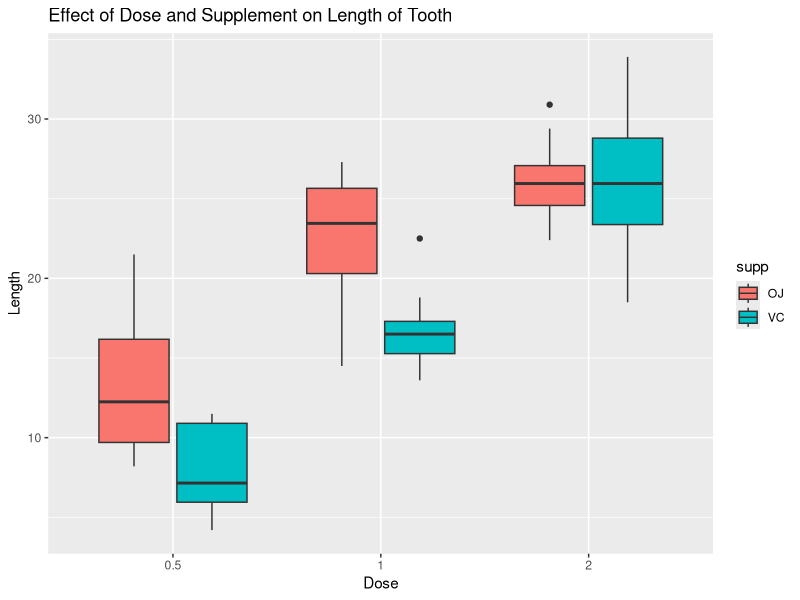
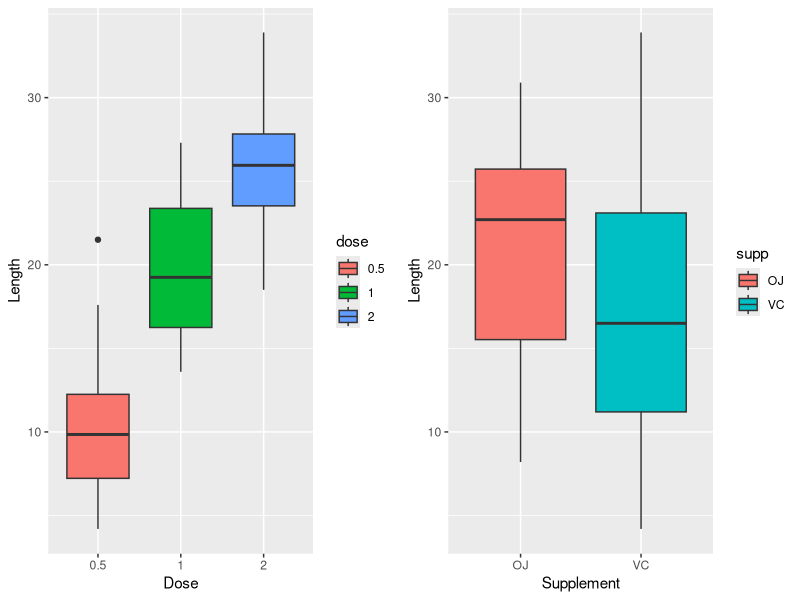
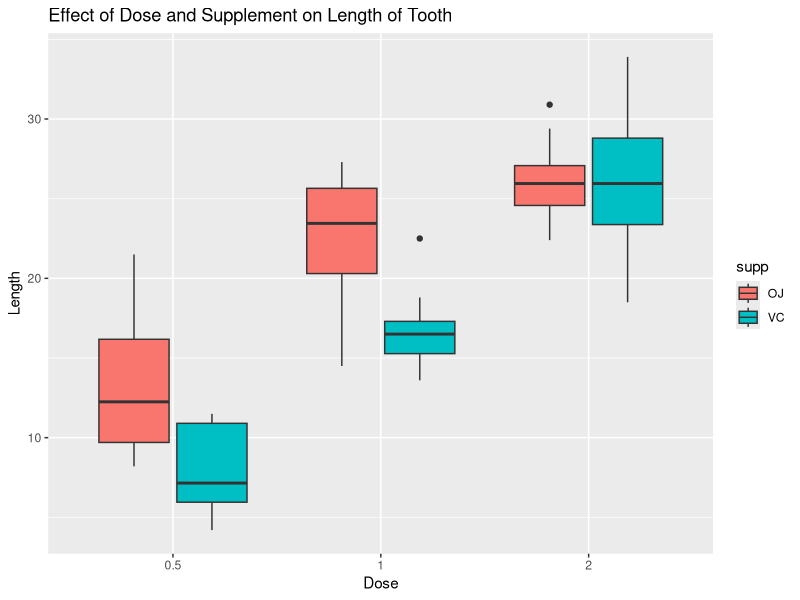
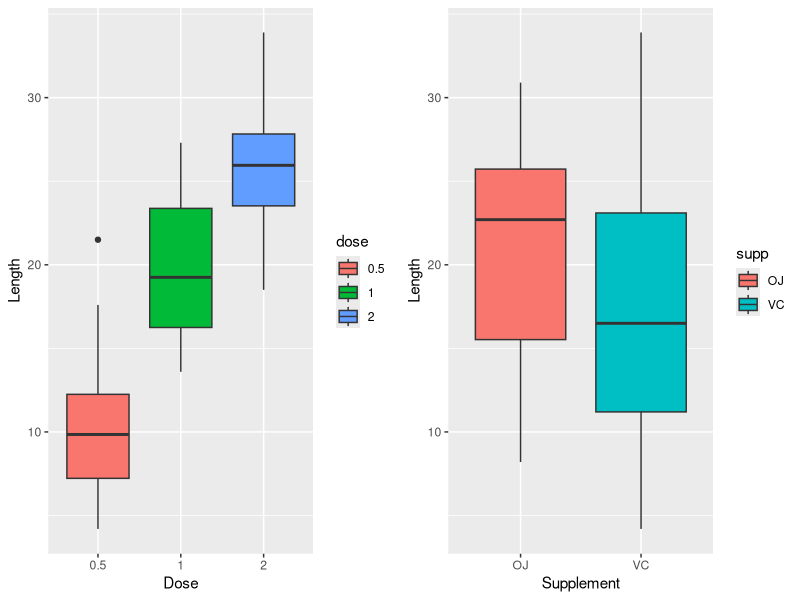

These figures' R source, in order:
## ---- chunk 1
library(datasets)
data(ToothGrowth)
## ---- chunk 2
str(ToothGrowth)
ToothGrowth$dose <- as.factor(ToothGrowth$dose)
## ---- chunk 3
library(ggplot2)
plot2 <- ggplot(ToothGrowth, aes(x = dose, y = len, fill = supp))
plot2 <- plot2 + geom_boxplot()
plot2 <- plot2 + labs(title = "Effect of Dose and Supplement on Length of Tooth", x = "Dose", y = "Length")
plot2
## ---- chunk 4
summary(ToothGrowth)
sd(ToothGrowth$len)
## ---- chunk 5
suppressMessages(library(gridExtra))
plot2.1 <- ggplot(ToothGrowth, aes(x = dose, y = len, fill = dose))
plot2.1 <- plot2.1 + geom_boxplot(aes(fill = dose))
plot2.1 <- plot2.1 + labs(x = "Dose", y = "Length")
plot2.2 <- ggplot(ToothGrowth, aes(x = supp, y = len, fill = supp))
plot2.2 <- plot2.2 + geom_boxplot(aes(fill = supp))
plot2.2 <- plot2.2 + labs(x = "Supplement", y = "Length")
grid.arrange(plot2.1, plot2.2, ncol = 2)
## ---- chunk 6
tapply(ToothGrowth$len, INDEX = list(ToothGrowth$dose), FUN = mean)
## ---- chunk 7
tapply(ToothGrowth$len, INDEX = list(ToothGrowth$supp), FUN = mean)
## ---- chunk 8
suppressMessages(library(dplyr))
toothDose0.5 <- filter(ToothGrowth, dose == 0.5)
toothDose1 <- filter(ToothGrowth, dose == 1)
toothDose2 <- filter(ToothGrowth, dose == 2)
t1.1 <- t.test(toothDose0.5$len, toothDose1$len)
t1.2 <-t.test(toothDose0.5$len, toothDose2$len)
t1.3 <- t.test(toothDose1$len, toothDose2$len)
c("dose0.5-dose1" = t1.1$p.value, "dose0.5-dose2" = t1.2$p.value, "dose1-dose2" = t1.3$p.value)
## ---- chunk 9
t2 <- t.test(len ~ supp, data = ToothGrowth)
t2$p.value
## ---- chunk 10
data(ToothGrowth)
ToothGrowth$dose <- as.factor(ToothGrowth$dose)
head(ToothGrowth)
## ---- chunk 11
library(ggplot2)
plot2 <- ggplot(ToothGrowth, aes(x = dose, y = len, fill = supp))
plot2 <- plot2 + geom_boxplot()
plot2 <- plot2 + labs(title = "Effect of Dose and Supplement on Length of Tooth", x = "Dose", y = "Length")
plot2
## ---- chunk 12
suppressMessages(library(gridExtra))
plot2.1 <- ggplot(ToothGrowth, aes(x = dose, y = len, fill = dose))
plot2.1 <- plot2.1 + geom_boxplot(aes(fill = dose))
plot2.1 <- plot2.1 + labs(x = "Dose", y = "Length")
plot2.2 <- ggplot(ToothGrowth, aes(x = supp, y = len, fill = supp))
plot2.2 <- plot2.2 + geom_boxplot(aes(fill = supp))
plot2.2 <- plot2.2 + labs(x = "Supplement", y = "Length")
grid.arrange(plot2.1, plot2.2, ncol = 2)
## ---- chunk 13
suppressMessages(library(dplyr))
toothDose0.5 <- filter(ToothGrowth, dose == 0.5)
toothDose1 <- filter(ToothGrowth, dose == 1)
toothDose2 <- filter(ToothGrowth, dose == 2)
t1.1 <- t.test(toothDose0.5$len, toothDose1$len)
t1.2 <-t.test(toothDose0.5$len, toothDose2$len)
t1.3 <- t.test(toothDose1$len, toothDose2$len)
c("dose0.5-dose1" = t1.1$p.value, "dose0.5-dose2" = t1.2$p.value, "dose1-dose2" = t1.3$p.value)
## ---- chunk 14
t1.1
t1.2
t1.3
t.test(len ~ supp, data = ToothGrowth)
